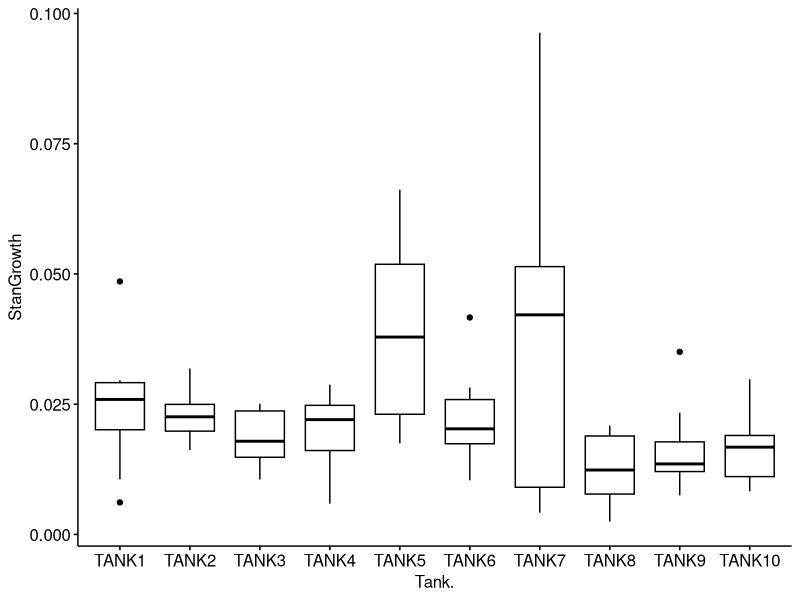
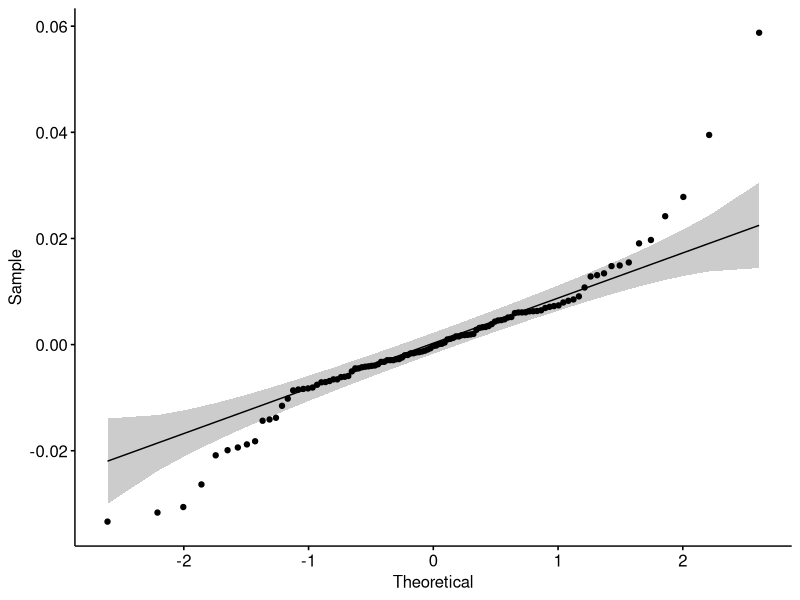
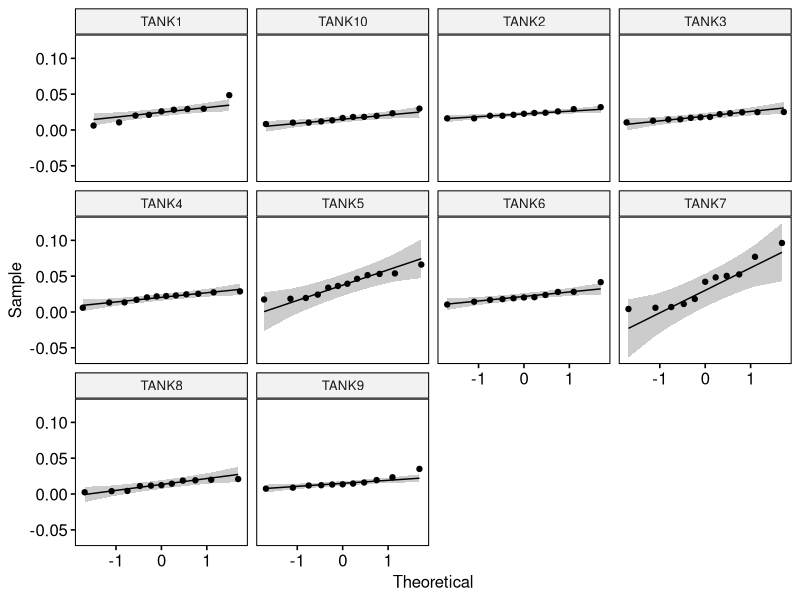
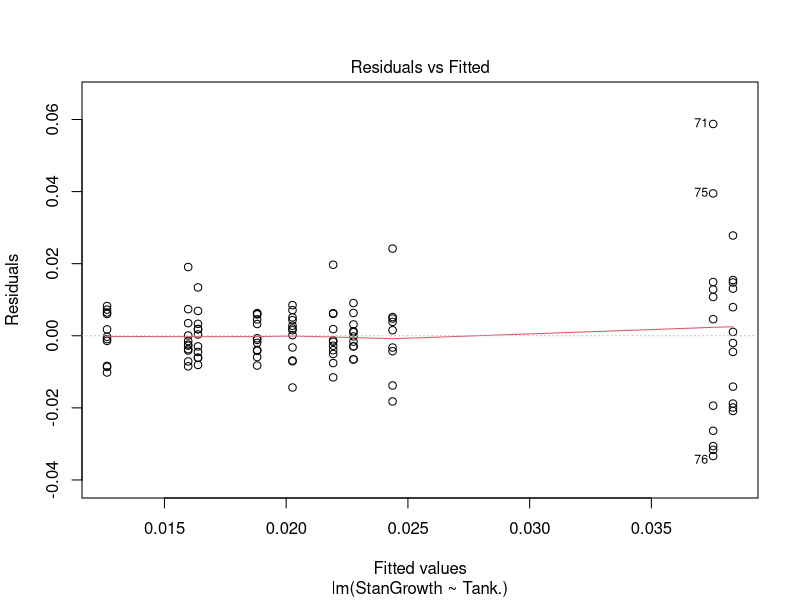
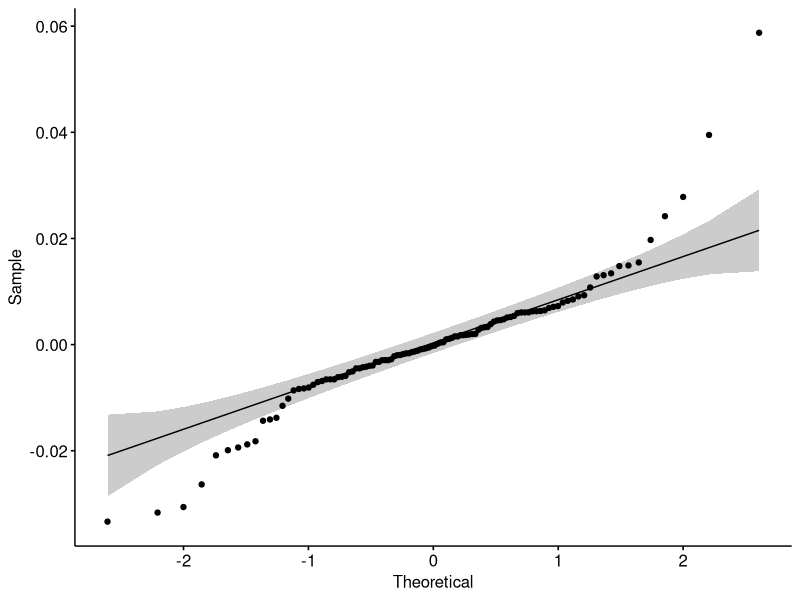
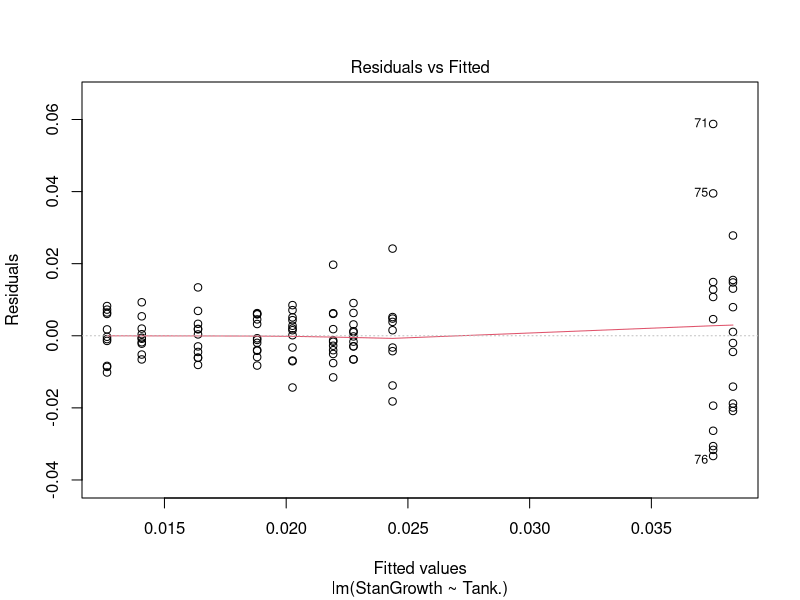
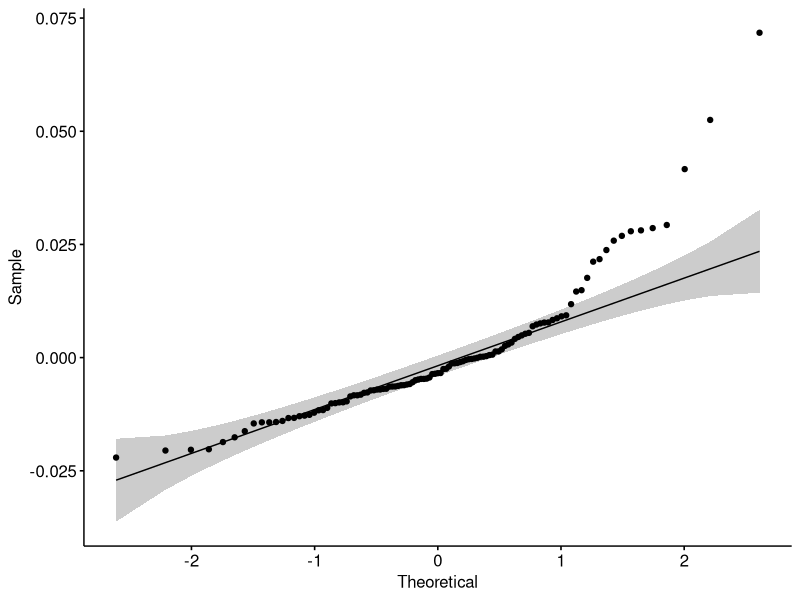
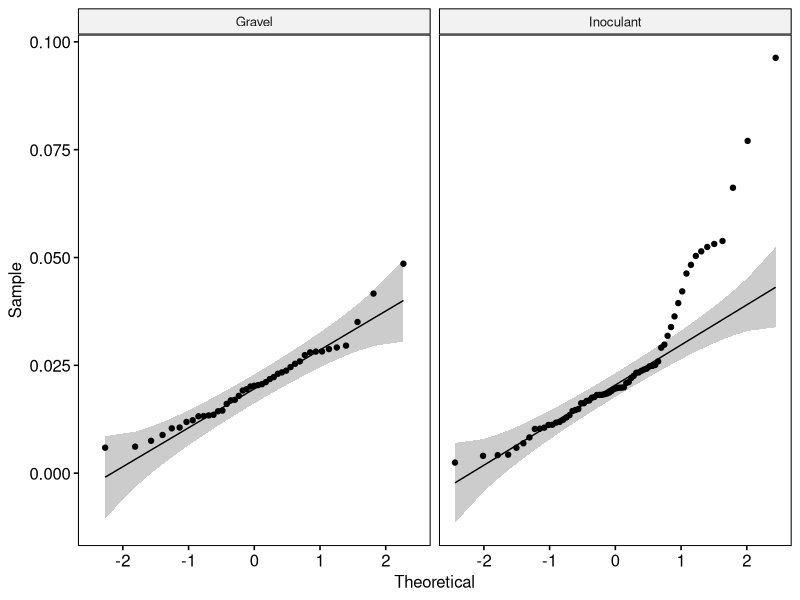

Write the R code that produced these figures, in order.
library(tidyverse)
library(ggpubr)
library(car)
library(rstatix)
tab <- read.csv(file = 'Plant-Growth-2017-Standardized.csv')
str(tab)
tab %>% group_by(Tank.) %>% get_summary_stats(StanGrowth, type = "mean_sd")
ggboxplot(tab, x = "Tank.", y = "StanGrowth")
tab %>% group_by(Tank.) %>% get_summary_stats(StanGrowth, type = "mean_sd")
tab %>% group_by(Tank.) %>% identify_outliers(StanGrowth)
    #there is one extreme outlier in tank 9, i'll ignore it for now

    ## Tanks ##
tank._model <- lm(StanGrowth ~ Tank., data = tab)
ggqqplot(residuals(tank._model))
shapiro_test(residuals(tank._model))  
ggqqplot(tab, "StanGrowth", facet.by = "Tank.")
tab %>% group_by(Tank.) %>% shapiro_test(StanGrowth) #all normal except for tank 9. I'll do both anova and kruskal wallis
plot(tank._model, 1)
tab %>% levene_test(StanGrowth ~ Tank.) #okay assumption not met, so welch

welch_tank._anova_result <- tab %>% welch_anova_test(StanGrowth ~ Tank.) 
kruskal_wallis_tank._anova_result <- tab %>% kruskal_test(StanGrowth ~ Tank.)
    #basically said that the tanks themselves have significant variance, probably because of tanks 5 and 7
tank._pwc <- tab %>% tukey_hsd(StanGrowth ~ Tank.)
tank._pwc %>% filter(p.adj <= 0.10)
    # yeah so basically tanks 5 and 7 are going a bit crazy

    #Tanks no Outliers
tab_no_tank._outliers <- tab %>% group_by(Tank.) %>% filter(!(AvgGrowth > ((3 * IQR(AvgGrowth)) + quantile(AvgGrowth, probs = 0.75))) | (AvgGrowth < ((3 * IQR(AvgGrowth)) - quantile(AvgGrowth, probs = 0.25)))) %>% data.frame()
no_outliers_tank._model <- lm(StanGrowth ~ Tank., data = tab_no_tank._outliers)
ggqqplot(residuals(no_outliers_tank._model))
shapiro_test(residuals(no_outliers_tank._model)) #still not normal..
plot(no_outliers_tank._model, 1)
no_outliers_tank._model %>% levene_test(AvgGrowth ~ Tank.) #nope
kruskal_wallis_tank._no_outliers_anova_result <- tab_no_tank._outliers %>% kruskal_test(StanGrowth ~ Tank.) #significant
welch_tank._no_outlier_anova_result <- tab_no_tank._outliers %>% welch_anova_test(AvgGrowth ~ Tank.) #significant


    ## InoGrav ##
tab %>% group_by(InoGrav) %>% get_summary_stats(StanGrowth, type = "mean_sd")
tab %>% group_by(InoGrav) %>% identify_outliers(StanGrowth) # one tank 5 xtreme, two tank 7 xtreme
InoGrav_model <- lm(StanGrowth ~ InoGrav, data = tab)
ggqqplot(residuals(InoGrav_model))
shapiro_test(residuals(InoGrav_model))  
ggqqplot(tab, "StanGrowth", facet.by = "InoGrav")
tab %>% group_by(InoGrav) %>% shapiro_test(StanGrowth) #inoculant not normal, but probably tank 5 and 7 striking again.
plot(InoGrav_model, 1)
tab %>% levene_test(StanGrowth ~ InoGrav) #assumption not met, so welch

welch_InoGrav_anova_result <- tab %>% welch_anova_test(StanGrowth ~ InoGrav) 
kruskal_wallis_InoGrav_anova_result <- tab %>% kruskal_test(StanGrowth ~ InoGrav)
        #nada

    #InoGrav no Outliers
tab_no_InoGrav_outliers <- tab %>% group_by(InoGrav) %>% filter(!(AvgGrowth > ((3 * IQR(AvgGrowth)) + quantile(AvgGrowth, probs = 0.75))) | (AvgGrowth < ((3 * IQR(AvgGrowth)) - quantile(AvgGrowth, probs = 0.25)))) %>% data.frame()
no_outliers_InoGrav_model <- lm(StanGrowth ~ InoGrav, data = tab_no_InoGrav_outliers)
ggqqplot(residuals(no_outliers_InoGrav_model))
shapiro_test(residuals(no_outliers_InoGrav_model)) #still not normal..
plot(no_outliers_InoGrav_model, 1)
no_outliers_InoGrav_model %>% levene_test(AvgGrowth ~ InoGrav) #homegeneity secured
kruskal_wallis_InoGrav_no_outliers_anova_result <- tab_no_InoGrav_outliers %>% kruskal_test(StanGrowth ~ InoGrav) # not significant
welch_InoGrav_no_outlier_anova_result <- tab_no_InoGrav_outliers %>% welch_anova_test(AvgGrowth ~ InoGrav) # not significant (just running the same code for all of them haha)



        ## Plant ##
tab %>% group_by(Plant) %>% get_summary_stats(StanGrowth, type = "mean_sd")
tab %>% group_by(Plant) %>% identify_outliers(StanGrowth) # one tank 7 xtreme
Plant_model <- lm(StanGrowth ~ Plant, data = tab)
ggqqplot(residuals(Plant_model))
shapiro_test(residuals(Plant_model))  
ggqqplot(tab, "StanGrowth", facet.by = "Plant")
tab %>% group_by(Plant) %>% shapiro_test(StanGrowth) #basil and peas not normal, but probably tank 5 and 7 striking again.
plot(Plant_model, 1)
tab %>% levene_test(StanGrowth ~ Plant) #assumption not met, so welch

welch_Plant_anova_result <- tab %>% welch_anova_test(StanGrowth ~ Plant) 
kruskal_wallis_Plant_anova_result <- tab %>% kruskal_test(StanGrowth ~ Plant)
        # both have p < .05!
Plant_pwc <- tab %>% tukey_hsd(StanGrowth ~ Plant)
Plant_pwc %>% filter(p.adj <= 0.10)
        #not sure if I needed to do this, but the significant difference is between basil and tomatoes

    #Plant no outliers

tab_no_Plant_outliers <- tab %>% group_by(Plant) %>% filter(!(AvgGrowth > ((3 * IQR(AvgGrowth)) + quantile(AvgGrowth, probs = 0.75))) | (AvgGrowth < ((3 * IQR(AvgGrowth)) - quantile(AvgGrowth, probs = 0.25)))) %>% data.frame()
no_outliers_Plant_model <- lm(StanGrowth ~ Plant, data = tab_no_Plant_outliers)
ggqqplot(residuals(no_outliers_Plant_model))
shapiro_test(residuals(no_outliers_Plant_model)) #still not normal..
plot(no_outliers_Plant_model, 1)
no_outliers_Plant_model %>% levene_test(AvgGrowth ~ Plant) #nope
kruskal_wallis_Plant_no_outliers_anova_result <- tab_no_Plant_outliers %>% kruskal_test(StanGrowth ~ Plant) #significant
welch_Plant_no_outlier_anova_result <- tab_no_Plant_outliers %>% welch_anova_test(AvgGrowth ~ Plant) #very significant


        ## Lighting ##
tab %>% group_by(Lighting) %>% get_summary_stats(StanGrowth, type = "mean_sd")
tab %>% group_by(Lighting) %>% identify_outliers(StanGrowth) # nothing extreme
Lighting_model <- lm(StanGrowth ~ Lighting, data = tab)
ggqqplot(residuals(Lighting_model))
shapiro_test(residuals(Lighting_model))  
ggqqplot(tab, "StanGrowth", facet.by = "Lighting")
tab %>% group_by(Lighting) %>% shapiro_test(StanGrowth) #artificial not normal, but probably tank 5 and 7 striking again.
plot(Lighting_model, 1)
tab %>% levene_test(StanGrowth ~ Lighting) #assumption not met, so welch

welch_Lighting_anova_result <- tab %>% welch_anova_test(StanGrowth ~ Lighting) 
kruskal_wallis_Lighting_anova_result <- tab %>% kruskal_test(StanGrowth ~ Lighting)
        #welch shows significance, but kruskal is not.

    #Lighting no outliers

tab_no_Lighting_outliers <- tab %>% group_by(Lighting) %>% filter(!(AvgGrowth > ((3 * IQR(AvgGrowth)) + quantile(AvgGrowth, probs = 0.75))) | (AvgGrowth < ((3 * IQR(AvgGrowth)) - quantile(AvgGrowth, probs = 0.25)))) %>% data.frame()
no_outliers_Lighting_model <- lm(StanGrowth ~ Lighting, data = tab_no_Lighting_outliers)
ggqqplot(residuals(no_outliers_Lighting_model))
shapiro_test(residuals(no_outliers_Lighting_model)) #still not normal..
plot(no_outliers_Lighting_model, 1)
no_outliers_Lighting_model %>% levene_test(AvgGrowth ~ Lighting) #nope
kruskal_wallis_Lighting_no_outliers_anova_result <- tab_no_Lighting_outliers %>% kruskal_test(StanGrowth ~ Lighting) #not significant :(
welch_Lighting_no_outlier_anova_result <- tab_no_Lighting_outliers %>% welch_anova_test(AvgGrowth ~ Lighting) #significant

        ## Media ##
tab %>% group_by(Media) %>% get_summary_stats(StanGrowth, type = "mean_sd")
tab %>% group_by(Media) %>% identify_outliers(StanGrowth) # no extreme outliers
Media_model <- lm(StanGrowth ~ Media, data = tab)
ggqqplot(residuals(Media_model))
shapiro_test(residuals(Media_model))  
ggqqplot(tab, "StanGrowth", facet.by = "Media") #wow clay looks wack, and when I look at the variables, it's tank 5 and 7 again!
tab %>% group_by(Media) %>% shapiro_test(StanGrowth) #clay and float not normal, so it's not just tanks 5 and 7 this time
plot(Media_model, 1)
tab %>% levene_test(StanGrowth ~ Media) #assumption not met, so welch

welch_Media_anova_result <- tab %>% welch_anova_test(StanGrowth ~ Media) 
kruskal_wallis_Media_anova_result <- tab %>% kruskal_test(StanGrowth ~ Media)
        #welch signficant, kruskal not

    #Media no outliers

tab_no_Media_outliers <- tab %>% group_by(Media) %>% filter(!(AvgGrowth > ((3 * IQR(AvgGrowth)) + quantile(AvgGrowth, probs = 0.75))) | (AvgGrowth < ((3 * IQR(AvgGrowth)) - quantile(AvgGrowth, probs = 0.25)))) %>% data.frame()
no_outliers_Media_model <- lm(StanGrowth ~ Media, data = tab_no_Media_outliers)
ggqqplot(residuals(no_outliers_Media_model))
shapiro_test(residuals(no_outliers_Media_model)) #still not normal..
plot(no_outliers_Media_model, 1)
no_outliers_Media_model %>% levene_test(AvgGrowth ~ Media) #nope
kruskal_wallis_Media_no_outliers_anova_result <- tab_no_Media_outliers %>% kruskal_test(StanGrowth ~ Media) # not significant
welch_Media_no_outlier_anova_result <- tab_no_Media_outliers %>% welch_anova_test(AvgGrowth ~ Media) #not significant (now both of them aren't)


        ## Water ##
tab %>% group_by(Water) %>% get_summary_stats(StanGrowth, type = "mean_sd")
tab %>% group_by(Water) %>% identify_outliers(StanGrowth) # no extreme outliers
Water_model <- lm(StanGrowth ~ Water, data = tab)
ggqqplot(residuals(Water_model))
shapiro_test(residuals(Water_model))  
ggqqplot(tab, "StanGrowth", facet.by = "Water")
tab %>% group_by(Water) %>% shapiro_test(StanGrowth) #pumps not normal, but probably tank 5 and 7 striking again.
plot(Water_model, 1)
tab %>% levene_test(StanGrowth ~ Water) #assumption not met, so welch

welch_Water_anova_result <- tab %>% welch_anova_test(StanGrowth ~ Water) 
kruskal_wallis_Water_anova_result <- tab %>% kruskal_test(StanGrowth ~ Water)
        #nada, but welch is close.

    # Water no outliers

tab_no_Water_outliers <- tab %>% group_by(Water) %>% filter(!(AvgGrowth > ((3 * IQR(AvgGrowth)) + quantile(AvgGrowth, probs = 0.75))) | (AvgGrowth < ((3 * IQR(AvgGrowth)) - quantile(AvgGrowth, probs = 0.25)))) %>% data.frame()
no_outliers_Water_model <- lm(StanGrowth ~ Water, data = tab_no_Water_outliers)
ggqqplot(residuals(no_outliers_Water_model))
shapiro_test(residuals(no_outliers_Water_model)) #still not normal..
plot(no_outliers_Water_model, 1)
no_outliers_Water_model %>% levene_test(AvgGrowth ~ Water) #nope
kruskal_wallis_Water_no_outliers_anova_result <- tab_no_Water_outliers %>% kruskal_test(StanGrowth ~ Water) # not significant
welch_Water_no_outlier_anova_result <- tab_no_Water_outliers %>% welch_anova_test(AvgGrowth ~ Water) #not significant (both p>0.9)


        ## just lookin ##
ggboxplot(tab, x = "Tank.", y = "StanGrowth")
ggboxplot(tab, x = "InoGrav", y = "StanGrowth")
ggboxplot(tab, x = "Media", y = "StanGrowth")
ggboxplot(tab, x = "Plant", y = "StanGrowth")
ggboxplot(tab, x = "Lighting", y = "StanGrowth")
ggboxplot(tab, x = "Water", y = "StanGrowth")



#####################################################
################# MIKE 11-JAN-2021 ##################
#####################################################
# looking for the general standardization thing I was semi-remembering brought me to this wiki page: https://en.wikipedia.org/wiki/Standard_score
# then looking for the R way to do it led me to the built-in scale() function: https://www.r-bloggers.com/2020/02/how-to-compute-the-z-score-with-r/

## making a little test dataframe to make sure the scale() function is doing what I think it's doing
test <- data.frame(group = c("A","A","A","B","B","B"), value = c(5,10,15,50,100,150))
test
#     group value
#     A     5
#     A     10
#     A     15
#     B     50
#     B     100
#     B     150

  # after standardizing, these two groups should have equal values
test_with_standardized_values <- test %>% group_by(group) %>% mutate(z_stn_value = scale(value)) %>% data.frame()
test_with_standardized_values
#     group value       z_stn_value
#     A     5          -1
#     A     10          0
#     A     15          1
#     B     50         -1
#     B     100         0
#     B     150         1

  # great! love it when things work out as expected, ha

# now adding an additional column to our table and running through the Tank analysis with your code from above 
library(tidyverse)
library(ggpubr)
library(car)
library(rstatix)
tab <- read.csv(file = 'Plant-Growth-2017-Standardized.csv')
tab <- tab %>% group_by(Plant) %>% mutate(z_stn_growth = as.vector(scale(AvgGrowth))) %>% data.frame() # needed to add the as.vector part for it to enter the df in the proper format
str(tab)

tab %>% group_by(Tank.) %>% get_summary_stats(StanGrowth, type = "mean_sd")
tab %>% group_by(Tank.) %>% get_summary_stats(z_stn_growth, type = "mean_sd")

ggboxplot(tab, x = "Tank.", y = "StanGrowth")
ggboxplot(tab, x = "Tank.", y = "z_stn_growth")

  # outliers <should> look the same i think, since the are based on the values distributions, which relatively should be the same...
tab %>% group_by(Tank.) %>% identify_outliers(StanGrowth)
#there is one extreme outlier in tank 9, i'll ignore it for now
tab %>% group_by(Tank.) %>% identify_outliers(z_stn_growth)
    # good



## Tanks ##
### StanGrowth ###
tank._model <- lm(StanGrowth ~ Tank., data = tab)
ggqqplot(residuals(tank._model))
shapiro_test(residuals(tank._model))  
ggqqplot(tab, "StanGrowth", facet.by = "Tank.")
tab %>% group_by(Tank.) %>% shapiro_test(StanGrowth) #all normal except for tank 9. I'll do both anova and kruskal wallis
plot(tank._model, 1)
tab %>% levene_test(StanGrowth ~ Tank.) #okay assumption not met, so welch

welch_tank._anova_result <- tab %>% welch_anova_test(StanGrowth ~ Tank.) 
kruskal_wallis_tank._anova_result <- tab %>% kruskal_test(StanGrowth ~ Tank.)
#basically said that the tanks themselves have significant variance, probably because of tanks 5 and 7
tank._pwc <- tab %>% tukey_hsd(StanGrowth ~ Tank.)
tank._pwc %>% filter(p.adj <= 0.10)
# yeah so basically tanks 5 and 7 are going a bit crazy

### z-standardized ###
tank.z_model <- lm(z_stn_growth ~ Tank., data = tab)
ggqqplot(residuals(tank.z_model)) # looks a little cleaner
shapiro_test(residuals(tank.z_model)) # still not in the clear, though p-value is now 0.014 vs 0.00000135
ggqqplot(tab, "z_stn_growth", facet.by = "Tank.")
tab %>% group_by(Tank.) %>% shapiro_test(z_stn_growth) # same
plot(tank.z_model, 1) # looks cleaner i think
tab %>% levene_test(z_stn_growth ~ Tank.) # p value of 0.268, so we're working with homogenous variance according to this test now

kruskal_wallis_tank.z_anova_result <- tab %>% kruskal_test(z_stn_growth ~ Tank.) # 0.341, no longer sig by tank
  # looking at tukey anyway
tank.z_pwc <- tab %>% tukey_hsd(z_stn_growth ~ Tank.)
tank.z_pwc %>% filter(p.adj <= 0.10) # none 



#Tanks no Outliers
### StanGrowth ###
tab_no_tank._outliers <- tab %>% group_by(Tank.) %>% filter(!(AvgGrowth > ((3 * IQR(AvgGrowth)) + quantile(AvgGrowth, probs = 0.75))) | (AvgGrowth < ((3 * IQR(AvgGrowth)) - quantile(AvgGrowth, probs = 0.25)))) %>% data.frame()
no_outliers_tank._model <- lm(StanGrowth ~ Tank., data = tab_no_tank._outliers)
ggqqplot(residuals(no_outliers_tank._model))
shapiro_test(residuals(no_outliers_tank._model)) #still not normal..
plot(no_outliers_tank._model, 1)
no_outliers_tank._model %>% levene_test(AvgGrowth ~ Tank.) #nope
kruskal_wallis_tank._no_outliers_anova_result <- tab_no_tank._outliers %>% kruskal_test(StanGrowth ~ Tank.) #significant
welch_tank._no_outlier_anova_result <- tab_no_tank._outliers %>% welch_anova_test(AvgGrowth ~ Tank.) #significant

### z-standardized ###
tab_no_tank.z_outliers <- tab %>% group_by(Tank.) %>% filter(!(z_stn_growth > ((3 * IQR(z_stn_growth)) + quantile(z_stn_growth, probs = 0.75))) | (z_stn_growth < ((3 * IQR(z_stn_growth)) - quantile(z_stn_growth, probs = 0.25)))) %>% data.frame()
no_outliers_tank.z_model <- lm(z_stn_growth ~ Tank., data = tab_no_tank.z_outliers)
ggqqplot(residuals(no_outliers_tank.z_model)) # cleaner again
shapiro_test(residuals(no_outliers_tank.z_model)) # 0.223, considered normal now
plot(no_outliers_tank.z_model, 1)
no_outliers_tank.z_model %>% levene_test(z_stn_growth ~ Tank.) # 0.171, considered homogenous
  # finishing comparison of these, then will run regular anova
kruskal_wallis_tank.z_no_outliers_anova_result <- tab_no_tank.z_outliers %>% kruskal_test(z_stn_growth ~ Tank.) # 0.31
welch_tank.z_no_outlier_anova_result <- tab_no_tank.z_outliers %>% welch_anova_test(z_stn_growth ~ Tank.) # 0.096

tank_z_no_outlier_anova_result <- tab_no_tank.z_outliers %>% anova_test(z_stn_growth ~ Tank.) # 0.35
  # so with z-standardization (which i think is the way to go), there are no sig differences between tanks

### I'd say use the z-standardization values, and run through what you did above for the LAST time :)

#####################################################
#####################################################
#####################################################